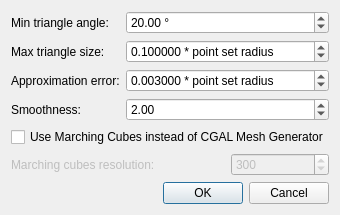
<ui version="4.0" >
 <class>ApssDialog</class>
 <widget class="QDialog" name="ApssDialog" >
  <property name="geometry" >
   <rect>
    <x>0</x>
    <y>0</y>
    <width>300</width>
    <height>210</height>
   </rect>
  </property>
  <property name="windowTitle" >
   <string>Dialog</string>
  </property>
  <layout class="QGridLayout" name="gridLayout" >
   <item row="0" column="0" >
    <widget class="QLabel" name="label" >
     <property name="text" >
      <string>Min triangle angle:</string>
     </property>
    </widget>
   </item>
   <item row="0" column="1" colspan="2" >
    <widget class="QDoubleSpinBox" name="m_inputAngle" >
     <property name="suffix" >
      <string> °</string>
     </property>
     <property name="minimum" >
      <double>1.000000000000000</double>
     </property>
     <property name="maximum" >
      <double>30.000000000000000</double>
     </property>
     <property name="value" >
      <double>20.000000000000000</double>
     </property>
    </widget>
   </item>
   <item row="1" column="0" >
    <widget class="QLabel" name="label_2" >
     <property name="text" >
      <string>Max triangle size:</string>
     </property>
    </widget>
   </item>
   <item row="1" column="1" colspan="2" >
    <widget class="QDoubleSpinBox" name="m_inputRadius" >
     <property name="suffix" >
      <string> * point set radius</string>
     </property>
     <property name="decimals" >
      <number>6</number>
     </property>
     <property name="minimum" >
      <double>0.010000000000000</double>
     </property>
     <property name="maximum" >
      <double>1.000000000000000</double>
     </property>
     <property name="singleStep" >
      <double>0.010000000000000</double>
     </property>
     <property name="value" >
      <double>0.100000000000000</double>
     </property>
    </widget>
   </item>
   <item row="2" column="0" >
    <widget class="QLabel" name="label_3" >
     <property name="text" >
      <string>Approximation error:</string>
     </property>
    </widget>
   </item>
   <item row="2" column="1" colspan="2" >
    <widget class="QDoubleSpinBox" name="m_inputDistance" >
     <property name="suffix" >
      <string> * point set radius</string>
     </property>
     <property name="decimals" >
      <number>6</number>
     </property>
     <property name="minimum" >
      <double>0.001000000000000</double>
     </property>
     <property name="maximum" >
      <double>1.000000000000000</double>
     </property>
     <property name="singleStep" >
      <double>0.001000000000000</double>
     </property>
     <property name="value" >
      <double>0.003000000000000</double>
     </property>
    </widget>
   </item>
   <item row="3" column="0" >
    <widget class="QLabel" name="label_4" >
     <property name="text" >
      <string>Smoothness:</string>
     </property>
    </widget>
   </item>
   <item row="3" column="1" colspan="2" >
    <widget class="QDoubleSpinBox" name="m_inputSmoothness" >
     <property name="minimum" >
      <double>1.000000000000000</double>
     </property>
     <property name="maximum" >
      <double>100.000000000000000</double>
     </property>
     <property name="singleStep" >
      <double>0.200000000000000</double>
     </property>
     <property name="value" >
      <double>2.000000000000000</double>
     </property>
    </widget>
   </item>
   <item row="4" column="0" colspan="3" >
    <widget class="QCheckBox" name="m_inputUseMC" >
     <property name="enabled" >
      <bool>true</bool>
     </property>
     <property name="text" >
      <string>Use Marching Cubes instead of CGAL Mesh Generator</string>
     </property>
    </widget>
   </item>
   <item row="5" column="0" colspan="2" >
    <widget class="QLabel" name="label_6" >
     <property name="enabled" >
      <bool>false</bool>
     </property>
     <property name="text" >
      <string>Marching cubes resolution:</string>
     </property>
    </widget>
   </item>
   <item row="5" column="2" >
    <widget class="QSpinBox" name="m_inputMcGridSize" >
     <property name="enabled" >
      <bool>false</bool>
     </property>
     <property name="minimum" >
      <number>1</number>
     </property>
     <property name="maximum" >
      <number>2000</number>
     </property>
     <property name="singleStep" >
      <number>50</number>
     </property>
     <property name="value" >
      <number>300</number>
     </property>
    </widget>
   </item>
   <item row="6" column="1" colspan="2" >
    <widget class="QDialogButtonBox" name="buttonBox" >
     <property name="orientation" >
      <enum>Qt::Horizontal</enum>
     </property>
     <property name="standardButtons" >
      <set>QDialogButtonBox::Cancel|QDialogButtonBox::Ok</set>
     </property>
    </widget>
   </item>
  </layout>
 </widget>
 <resources/>
 <connections>
  <connection>
   <sender>buttonBox</sender>
   <signal>accepted()</signal>
   <receiver>ApssDialog</receiver>
   <slot>accept()</slot>
   <hints>
    <hint type="sourcelabel" >
     <x>248</x>
     <y>254</y>
    </hint>
    <hint type="destinationlabel" >
     <x>157</x>
     <y>274</y>
    </hint>
   </hints>
  </connection>
  <connection>
   <sender>buttonBox</sender>
   <signal>rejected()</signal>
   <receiver>ApssDialog</receiver>
   <slot>reject()</slot>
   <hints>
    <hint type="sourcelabel" >
     <x>316</x>
     <y>260</y>
    </hint>
    <hint type="destinationlabel" >
     <x>286</x>
     <y>274</y>
    </hint>
   </hints>
  </connection>
  <connection>
   <sender>m_inputUseMC</sender>
   <signal>toggled(bool)</signal>
   <receiver>m_inputMcGridSize</receiver>
   <slot>setEnabled(bool)</slot>
   <hints>
    <hint type="sourcelabel" >
     <x>131</x>
     <y>261</y>
    </hint>
    <hint type="destinationlabel" >
     <x>206</x>
     <y>312</y>
    </hint>
   </hints>
  </connection>
  <connection>
   <sender>m_inputUseMC</sender>
   <signal>toggled(bool)</signal>
   <receiver>label_6</receiver>
   <slot>setEnabled(bool)</slot>
   <hints>
    <hint type="sourcelabel" >
     <x>149</x>
     <y>135</y>
    </hint>
    <hint type="destinationlabel" >
     <x>106</x>
     <y>163</y>
    </hint>
   </hints>
  </connection>
  <connection>
   <sender>m_inputUseMC</sender>
   <signal>toggled(bool)</signal>
   <receiver>m_inputAngle</receiver>
   <slot>setDisabled(bool)</slot>
   <hints>
    <hint type="sourcelabel" >
     <x>149</x>
     <y>135</y>
    </hint>
    <hint type="destinationlabel" >
     <x>210</x>
     <y>16</y>
    </hint>
   </hints>
  </connection>
  <connection>
   <sender>m_inputUseMC</sender>
   <signal>toggled(bool)</signal>
   <receiver>m_inputDistance</receiver>
   <slot>setDisabled(bool)</slot>
   <hints>
    <hint type="sourcelabel" >
     <x>149</x>
     <y>135</y>
    </hint>
    <hint type="destinationlabel" >
     <x>210</x>
     <y>76</y>
    </hint>
   </hints>
  </connection>
  <connection>
   <sender>m_inputUseMC</sender>
   <signal>toggled(bool)</signal>
   <receiver>m_inputRadius</receiver>
   <slot>setDisabled(bool)</slot>
   <hints>
    <hint type="sourcelabel" >
     <x>149</x>
     <y>135</y>
    </hint>
    <hint type="destinationlabel" >
     <x>210</x>
     <y>46</y>
    </hint>
   </hints>
  </connection>
 </connections>
</ui>
